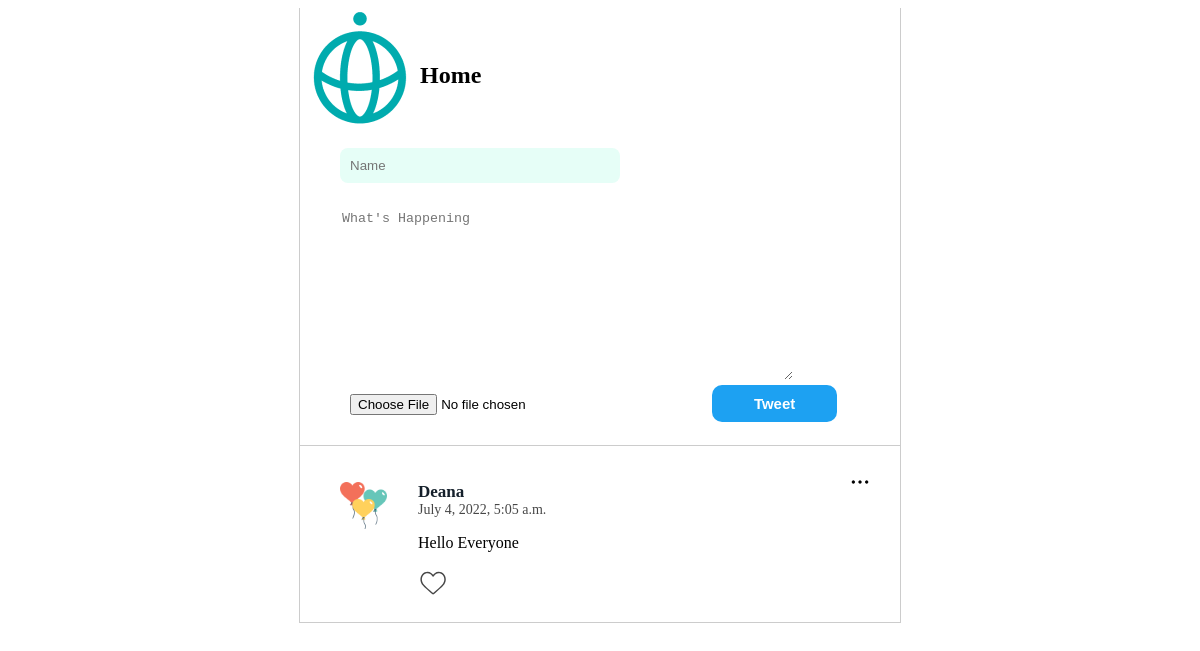
Before: / with the older database file.
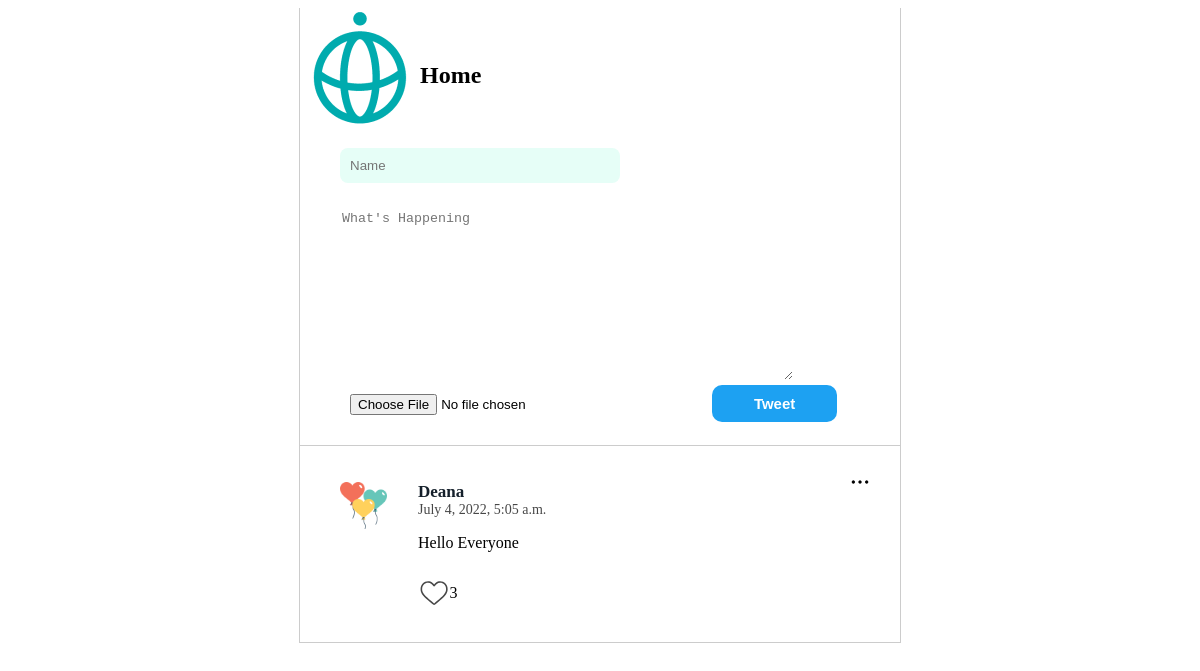
After: the same page with the newer database file.
### posts/models.py (models this page shows)
class Post(models.Model):
    class Meta(object):
        db_table = 'post'
    name = models.CharField(
        'Name', blank=False, null=False, max_length=14, db_index=True, default='Anonymous'
    )
    body = models.CharField(
        'Body', blank=True, null=False, max_length=140, db_index=True
    )
    image = CloudinaryField(
        'image', blank=True, db_index=True,
    )
    like = models.IntegerField(
        'Like', blank=True, null=True, default =0
    )
    created_at = models.DateTimeField(
        'Created DateTime', blank=True, auto_now_add=True
            )

### posts/views.py (the view, shortened to what this page needs)
# urls.py: path('', views.index, name='index'),
def index(request):
    posts = Post.objects.all().order_by('-created_at')[:20]
    return render(request, 'posts.html',
                  {'posts': posts})

### templates/posts.html (shortened to what this page needs)
{% extends "base.html" %}
{% block content %}
{% load static %}
<section class="content">
  <div class="main-header">
    <img class="logo" src="{% static 'img/techimg.png' %}" />
    <h1>Home</h1>
  </div>
  <section class="post_form">
    <form action="" method="POST" enctype="multipart/form-data">
      <input type="text" name="name" placeholder="Name" class="name" required />
      <textarea name="body" placeholder="What's Happening" required></textarea>
      <input  name="image" type="file" />
      <input type="submit" value="Tweet" class="Tweet"/>
    </form>
  </section>
  <section class="posts">
    <ul>
      {% for post in posts %}
      <li>
        <img class="menu_icon js-menu-icon" src="{% static 'img/option.png' %}" />
        <div class="logo">
          <img src="static/img/balloons.png" alt="">
        </div>
        <div class="name_body">
          <div class="name"> {{ post.name }} </div>
          <div class="datetime"> {{ post.created_at }}</div>
          <p>{{ post.body }}</p>
          <div class="like js-like" data-tweet-id="395">
            <a href="/like/{{post.id}}"><img src="/static/img/icon-heart-gray.svg"></a>
            {% if post.like != 0 %}
            <p>{{post.like}}</p>
            {% endif %}
          </div>
        </div>
      </li>
    {% endfor %}
    </ul>
  </section>
</section>
{% endblock %}

### templates/base.html (shortened to what this page needs)
<!DOCTYPE html>
<html lang="en">
<head>
    {% load static %}
    <link rel="stylesheet" href="{% static 'css/style.css' %}">
</head>
<body>
    {% block content %}{% endblock %}
</body>
</html>

### static/css/style.css (style rules this page uses)
html, body { height: 100%; }
.content { max-width: 600px; margin: 0 auto; border-left: 1px solid #ccc; border-right: 1px solid #ccc; height: fit-content; }
.posts ul { padding: 0; }
.posts li { display: flex; border-bottom: 1px solid #ccc; padding: 20px 40px; list-style: none; position: relative; }
.posts li .menu_icon { width: 20px; position: absolute; top: 10px; right: 30px; }
.posts li .logo { flex-basis: 15%; }
.posts li .logo img { width: 60%; }
.post_form { padding: 20px 40px; border-bottom: 1px solid rgb(204, 204, 204); }
.post_form input { width: 50%; margin-right: 5px; padding: 10px; }
input.name { background: #e6fef7; border-radius: 8px; border:none; }
input.Tweet { width: 24%; background-color: rgb(29, 161, 242); color: white; font-size: 15px; font-weight: bold; border: none; border-radius: 10px; }
.post_form textarea { margin-top: 5%; border: none; height: 167px; width: 449px; }
.posts li .name_body { flex-basis: 85%; }
.posts li .name_body .name { font-weight: bold; color: rgb(21, 32, 43); font-size: 17px; }
.posts li .name_body .datetime { padding-left: 0px; color: rgb(71, 71, 71); font-size: 14px; display: flex; }
.main-header .logo { width: 20%; display:flex; }
input.Tweet { width: 24%; margin-left: 16%; }
h1 { margin-top: 9%; }
.main-header { display: flex; }
img { width: 20%; }
.like.js-like { display: inline-flex; }
a { width: 66%; display: contents; }

Changed rows visible on the page:
changed Post "Deana": like (not shown) → "3"
